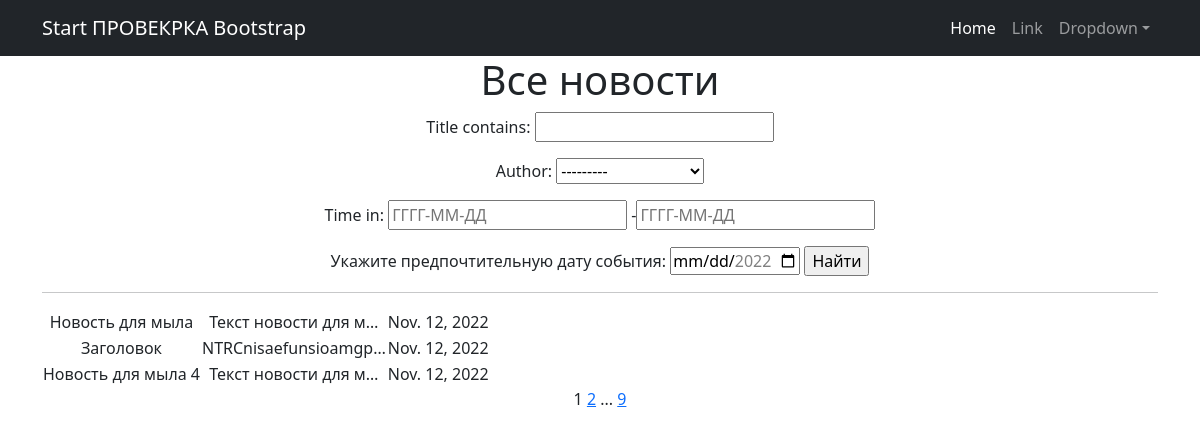
Page /news/ on the committed database.
### news/models.py (models this page shows, shortened)
class Post(models.Model):
    author = models.ForeignKey(Author, on_delete=models.CASCADE)
    neworart = models.BooleanField(default=False)
    time_in = models.DateField(auto_now_add=True)
    category = models.ManyToManyField(Category, through = 'PostCategory')
    title = models.CharField(max_length=100)
    text = models.TextField()
    rating_post = models.IntegerField(default=0)
    def preview(self):
        previewtext = self.text[:123] + '...'
        return previewtext

### news/views.py (the view)
# urls.py: path('', NewsList.as_view(), name='post_list'),
class NewsList(ListView):
    model = Post
    ordering = '-time_in'
    template_name = 'flatpages/news.html'
    context_object_name = 'news'
    paginate_by = 3
    def get_queryset(self):
        queryset = super().get_queryset()
        self.filterset = PostFilter(self.request.GET, queryset)
        return self.filterset.qs
    def get_context_data(self, **kwargs):
        context = super().get_context_data(**kwargs)
        context['filterset'] = self.filterset
        return context

### news/templatetags/custom_tags.py (called while the page is built)
@register.simple_tag(takes_context=True)
def url_replace(context, **kwargs):
   d = context['request'].GET.copy()
   for k, v in kwargs.items():
       d[k] = v
   return d.urlencode()

### Templates/Flatpages/news.html (shortened to what this page needs)
{% extends 'flatpages/default.html' %}
{% load custom_tags %}
{% block content %}
   <h1>Все новости</h1>
   <form action="" method="get">
       {{ filterset.form.as_p }}
       <label for="time_in">Укажите предпочтительную дату события:</label>
       <input type="date" id="time_in" name="time_in" min="2022-09-01" max="2022-12-30">
       <input type="submit" value="Найти" />
   </form>
   <hr>
      <table>
         {% for new in news %}
          <tr>
          <td>{{ new.title }}</td>
          <td>{{ new.preview|truncatechars:20 }}</td>
          <td>{{ new.time_in }}</td>
          </tr>
          {% endfor %}
      </table>
   {{ page_obj.number }}
   {% if page_obj.has_next %}
       <a href="?{% url_replace page=page_obj.next_page_number %}">{{ page_obj.next_page_number }}</a>
       {% if paginator.num_pages != page_obj.next_page_number %}
           ...
           <a href="?{% url_replace page=page_obj.paginator.num_pages %}">{{ page_obj.paginator.num_pages }}</a>
       {% endif %}
   {% endif %}
{% endblock content %}

### rows in the picture
Post: title "Новость для мыла", preview "Текст новости для м…", time_in "Nov. 12, 2022"
Post: title "Заголовок", preview "NTRCnisaefunsioamgp…", time_in "Nov. 12, 2022"
Post: title "Новость для мыла 4", preview "Текст новости для м…", time_in "Nov. 12, 2022"

### other values in the picture
{{ page_obj.number }} "1"
{{ page_obj.next_page_number }} "2"
{{ page_obj.paginator.num_pages }} "9"
